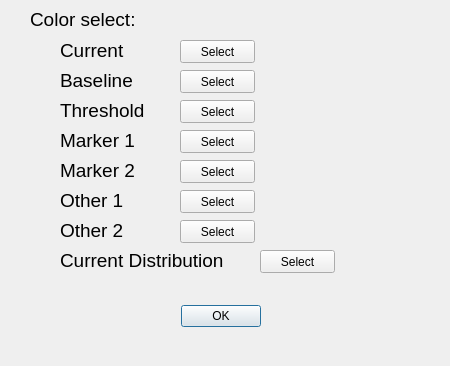
<?xml version="1.0" encoding="UTF-8"?>
<ui version="4.0">
 <class>Dialog</class>
 <widget class="QDialog" name="Dialog">
  <property name="geometry">
   <rect>
    <x>0</x>
    <y>0</y>
    <width>450</width>
    <height>366</height>
   </rect>
  </property>
  <property name="windowTitle">
   <string>Dialog</string>
  </property>
  <widget class="QDialogButtonBox" name="buttonBox">
   <property name="geometry">
    <rect>
     <x>180</x>
     <y>300</y>
     <width>81</width>
     <height>32</height>
    </rect>
   </property>
   <property name="orientation">
    <enum>Qt::Horizontal</enum>
   </property>
   <property name="standardButtons">
    <set>QDialogButtonBox::Ok</set>
   </property>
  </widget>
  <widget class="QWidget" name="start_widget" native="true">
   <property name="geometry">
    <rect>
     <x>20</x>
     <y>10</y>
     <width>411</width>
     <height>281</height>
    </rect>
   </property>
   <widget class="QLabel" name="event_start_label">
    <property name="geometry">
     <rect>
      <x>10</x>
      <y>0</y>
      <width>171</width>
      <height>19</height>
     </rect>
    </property>
    <property name="font">
     <font>
      <pointsize>14</pointsize>
     </font>
    </property>
    <property name="text">
     <string>Color select:</string>
    </property>
   </widget>
   <widget class="QWidget" name="current_widget" native="true">
    <property name="geometry">
     <rect>
      <x>130</x>
      <y>30</y>
      <width>21</width>
      <height>21</height>
     </rect>
    </property>
    <property name="autoFillBackground">
     <bool>true</bool>
    </property>
    <property name="styleSheet">
     <string notr="true">background-color: hex(#000000);
</string>
    </property>
   </widget>
   <widget class="QLabel" name="current_label">
    <property name="geometry">
     <rect>
      <x>40</x>
      <y>30</y>
      <width>91</width>
      <height>21</height>
     </rect>
    </property>
    <property name="font">
     <font>
      <pointsize>14</pointsize>
     </font>
    </property>
    <property name="text">
     <string>Current</string>
    </property>
   </widget>
   <widget class="QLabel" name="baseline_label">
    <property name="geometry">
     <rect>
      <x>40</x>
      <y>60</y>
      <width>91</width>
      <height>21</height>
     </rect>
    </property>
    <property name="font">
     <font>
      <pointsize>14</pointsize>
     </font>
    </property>
    <property name="text">
     <string>Baseline</string>
    </property>
   </widget>
   <widget class="QLabel" name="threshold_label">
    <property name="geometry">
     <rect>
      <x>40</x>
      <y>90</y>
      <width>91</width>
      <height>21</height>
     </rect>
    </property>
    <property name="font">
     <font>
      <pointsize>14</pointsize>
     </font>
    </property>
    <property name="text">
     <string>Threshold</string>
    </property>
   </widget>
   <widget class="QLabel" name="marker1_label">
    <property name="geometry">
     <rect>
      <x>40</x>
      <y>120</y>
      <width>91</width>
      <height>21</height>
     </rect>
    </property>
    <property name="font">
     <font>
      <pointsize>14</pointsize>
     </font>
    </property>
    <property name="text">
     <string>Marker 1</string>
    </property>
   </widget>
   <widget class="QLabel" name="marker2_label">
    <property name="geometry">
     <rect>
      <x>40</x>
      <y>150</y>
      <width>91</width>
      <height>21</height>
     </rect>
    </property>
    <property name="font">
     <font>
      <pointsize>14</pointsize>
     </font>
    </property>
    <property name="text">
     <string>Marker 2</string>
    </property>
   </widget>
   <widget class="QLabel" name="currentdist_label">
    <property name="geometry">
     <rect>
      <x>40</x>
      <y>240</y>
      <width>171</width>
      <height>21</height>
     </rect>
    </property>
    <property name="font">
     <font>
      <pointsize>14</pointsize>
     </font>
    </property>
    <property name="text">
     <string>Current Distribution</string>
    </property>
   </widget>
   <widget class="QLabel" name="other1_label">
    <property name="geometry">
     <rect>
      <x>40</x>
      <y>180</y>
      <width>91</width>
      <height>21</height>
     </rect>
    </property>
    <property name="font">
     <font>
      <pointsize>14</pointsize>
     </font>
    </property>
    <property name="text">
     <string>Other 1</string>
    </property>
   </widget>
   <widget class="QLabel" name="other2_label">
    <property name="geometry">
     <rect>
      <x>40</x>
      <y>210</y>
      <width>91</width>
      <height>21</height>
     </rect>
    </property>
    <property name="font">
     <font>
      <pointsize>14</pointsize>
     </font>
    </property>
    <property name="text">
     <string>Other 2</string>
    </property>
   </widget>
   <widget class="QWidget" name="baseline_widget" native="true">
    <property name="geometry">
     <rect>
      <x>130</x>
      <y>60</y>
      <width>21</width>
      <height>21</height>
     </rect>
    </property>
    <property name="autoFillBackground">
     <bool>true</bool>
    </property>
    <property name="styleSheet">
     <string notr="true">background-color: hex(#000000);</string>
    </property>
   </widget>
   <widget class="QWidget" name="threshold_widget" native="true">
    <property name="geometry">
     <rect>
      <x>130</x>
      <y>90</y>
      <width>21</width>
      <height>21</height>
     </rect>
    </property>
    <property name="autoFillBackground">
     <bool>true</bool>
    </property>
    <property name="styleSheet">
     <string notr="true">background-color: hex(#000000);</string>
    </property>
   </widget>
   <widget class="QWidget" name="marker1_widget" native="true">
    <property name="geometry">
     <rect>
      <x>130</x>
      <y>120</y>
      <width>21</width>
      <height>21</height>
     </rect>
    </property>
    <property name="autoFillBackground">
     <bool>true</bool>
    </property>
    <property name="styleSheet">
     <string notr="true">background-color: hex(#000000);</string>
    </property>
   </widget>
   <widget class="QWidget" name="marker2_widget" native="true">
    <property name="geometry">
     <rect>
      <x>130</x>
      <y>150</y>
      <width>21</width>
      <height>21</height>
     </rect>
    </property>
    <property name="autoFillBackground">
     <bool>true</bool>
    </property>
    <property name="styleSheet">
     <string notr="true">background-color: hex(#000000);</string>
    </property>
   </widget>
   <widget class="QWidget" name="other1_widget" native="true">
    <property name="geometry">
     <rect>
      <x>130</x>
      <y>180</y>
      <width>21</width>
      <height>21</height>
     </rect>
    </property>
    <property name="autoFillBackground">
     <bool>true</bool>
    </property>
    <property name="styleSheet">
     <string notr="true">background-color: hex(#000000);</string>
    </property>
   </widget>
   <widget class="QWidget" name="other2_widget" native="true">
    <property name="geometry">
     <rect>
      <x>130</x>
      <y>210</y>
      <width>21</width>
      <height>21</height>
     </rect>
    </property>
    <property name="autoFillBackground">
     <bool>true</bool>
    </property>
    <property name="styleSheet">
     <string notr="true">background-color: hex(#000000);</string>
    </property>
   </widget>
   <widget class="QWidget" name="currentdist_widget" native="true">
    <property name="geometry">
     <rect>
      <x>210</x>
      <y>240</y>
      <width>21</width>
      <height>21</height>
     </rect>
    </property>
    <property name="autoFillBackground">
     <bool>true</bool>
    </property>
    <property name="styleSheet">
     <string notr="true">background-color: hex(#000000);</string>
    </property>
   </widget>
   <widget class="QPushButton" name="current_pushButton">
    <property name="geometry">
     <rect>
      <x>160</x>
      <y>30</y>
      <width>75</width>
      <height>23</height>
     </rect>
    </property>
    <property name="text">
     <string>Select</string>
    </property>
   </widget>
   <widget class="QPushButton" name="baseline_pushButton">
    <property name="geometry">
     <rect>
      <x>160</x>
      <y>60</y>
      <width>75</width>
      <height>23</height>
     </rect>
    </property>
    <property name="text">
     <string>Select</string>
    </property>
   </widget>
   <widget class="QPushButton" name="threshold_pushButton">
    <property name="geometry">
     <rect>
      <x>160</x>
      <y>90</y>
      <width>75</width>
      <height>23</height>
     </rect>
    </property>
    <property name="text">
     <string>Select</string>
    </property>
   </widget>
   <widget class="QPushButton" name="marker1_pushButton">
    <property name="geometry">
     <rect>
      <x>160</x>
      <y>120</y>
      <width>75</width>
      <height>23</height>
     </rect>
    </property>
    <property name="text">
     <string>Select</string>
    </property>
   </widget>
   <widget class="QPushButton" name="marker2_pushButton">
    <property name="geometry">
     <rect>
      <x>160</x>
      <y>150</y>
      <width>75</width>
      <height>23</height>
     </rect>
    </property>
    <property name="text">
     <string>Select</string>
    </property>
   </widget>
   <widget class="QPushButton" name="other1_pushButton">
    <property name="geometry">
     <rect>
      <x>160</x>
      <y>180</y>
      <width>75</width>
      <height>23</height>
     </rect>
    </property>
    <property name="text">
     <string>Select</string>
    </property>
   </widget>
   <widget class="QPushButton" name="other2_pushButton">
    <property name="geometry">
     <rect>
      <x>160</x>
      <y>210</y>
      <width>75</width>
      <height>23</height>
     </rect>
    </property>
    <property name="text">
     <string>Select</string>
    </property>
   </widget>
   <widget class="QPushButton" name="currentdist_pushButton">
    <property name="geometry">
     <rect>
      <x>240</x>
      <y>240</y>
      <width>75</width>
      <height>23</height>
     </rect>
    </property>
    <property name="text">
     <string>Select</string>
    </property>
   </widget>
  </widget>
 </widget>
 <resources/>
 <connections>
  <connection>
   <sender>buttonBox</sender>
   <signal>accepted()</signal>
   <receiver>Dialog</receiver>
   <slot>accept()</slot>
   <hints>
    <hint type="sourcelabel">
     <x>248</x>
     <y>254</y>
    </hint>
    <hint type="destinationlabel">
     <x>157</x>
     <y>274</y>
    </hint>
   </hints>
  </connection>
  <connection>
   <sender>buttonBox</sender>
   <signal>rejected()</signal>
   <receiver>Dialog</receiver>
   <slot>reject()</slot>
   <hints>
    <hint type="sourcelabel">
     <x>316</x>
     <y>260</y>
    </hint>
    <hint type="destinationlabel">
     <x>286</x>
     <y>274</y>
    </hint>
   </hints>
  </connection>
 </connections>
</ui>
